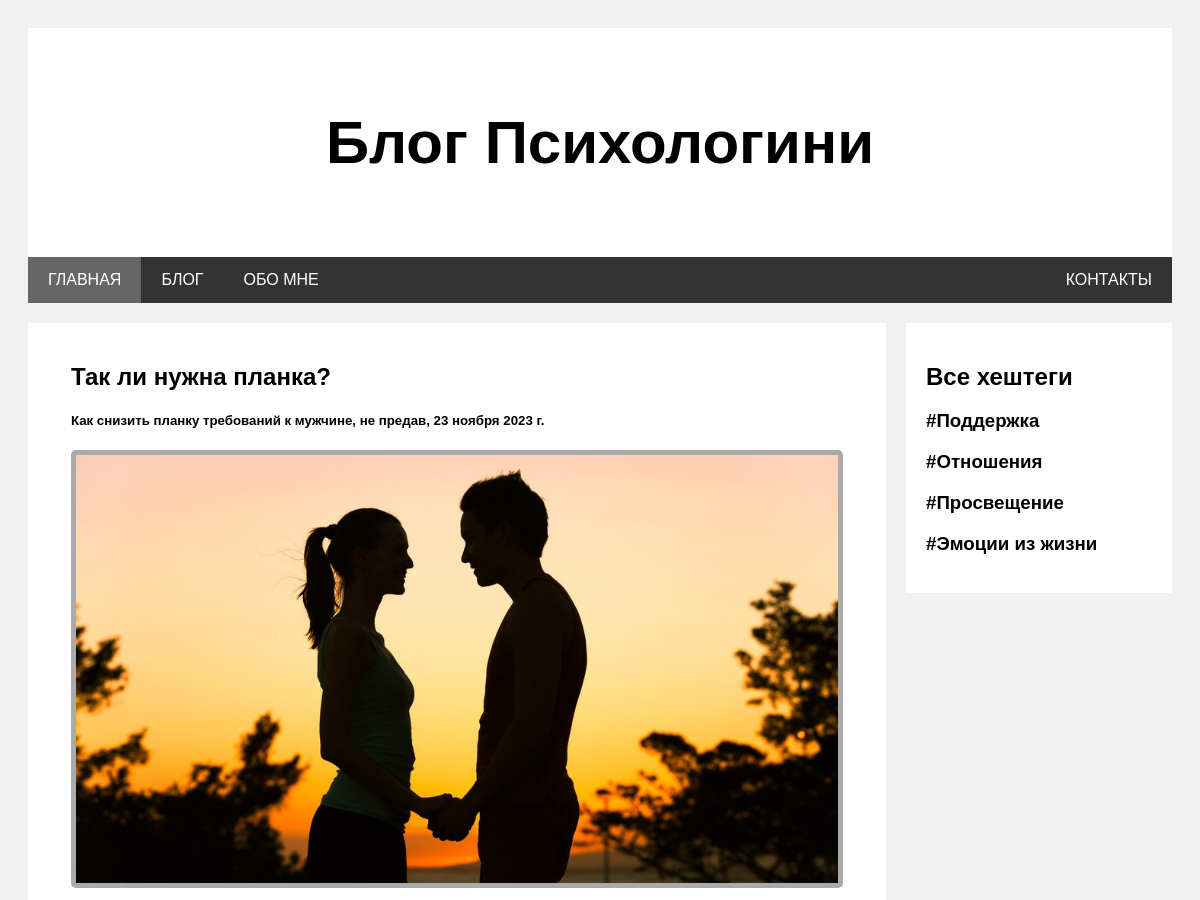
The page /posts/tak-li-nuzhna-planka (upper part) on the database as committed earlier.
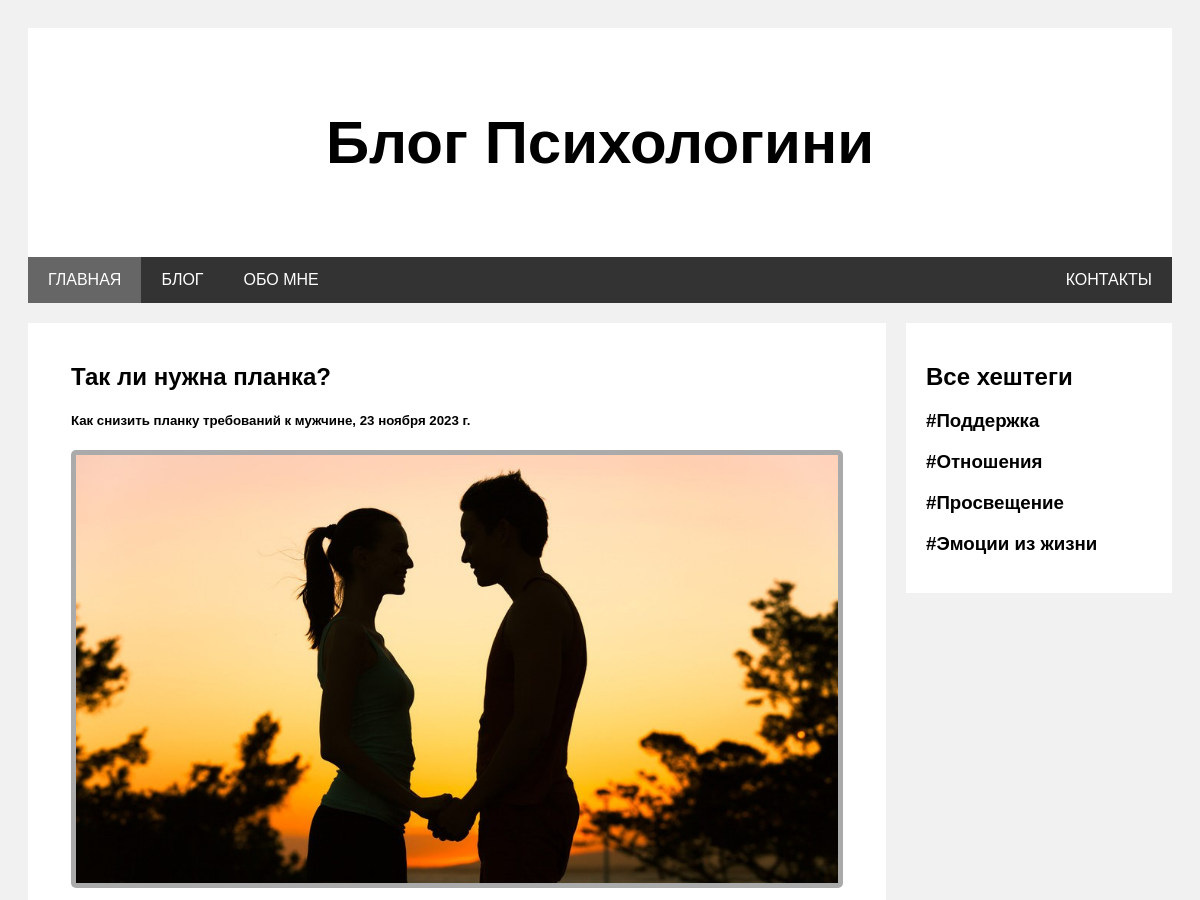
The same page on the database as committed later.
### blog/models.py (models this page shows, shortened)
class Post(models.Model):
    title = models.CharField(max_length=30, verbose_name="Название")
    description = models.CharField(max_length=50, verbose_name="Описание")
    date = models.DateField(verbose_name="Дата")
    content = models.TextField(verbose_name="Контент")
    hashtag = models.ManyToManyField(Hashtag, verbose_name="Хештег", blank=True)
    image = models.FileField(
        upload_to="jpeg", verbose_name="Изображение", blank=True, null=True
    )
    slug = models.SlugField(null=False, db_index=True)

### blog/views.py (the view)
# urls.py: path("posts/<str:slug_post>", views.get_info_one_post, name="post_details"),
def get_info_one_post(request, slug_post):
    post = get_object_or_404(Post, slug=slug_post)
    return render(request, "blog/one_post.html", {"sign_post": post})

### blog/models.py (called while the page is built)
    def get_url(self):
        return reverse("hashtag_details", args=[self.slug])

### context_processors/get_hashtags.py (called while the page is built)
def get_hashtags(request):
    return {"hashtags": Hashtag.objects.all()}

### blog/templates/blog/one_post.html (shortened to what this page needs)
{% extends 'base.html' %}
{% block content %}
    <div class="leftcolumn">
        <div class="card">
            <h2>{{ sign_post.title }}</h2>
            <h5>{{ sign_post.description }}, {{ sign_post.date }}</h5>
            <img class="image" src="{{ sign_post.image.url }}" alt="Изображение не прикреплено">
        </div>
    </div>
{% endblock %}

Rows that differ between the two databases and show on the page:
changed Post "Так ли нужна планка?": description "Как снизить планку требований к мужчине, не предав" → "Как снизить планку требований к мужчине"
